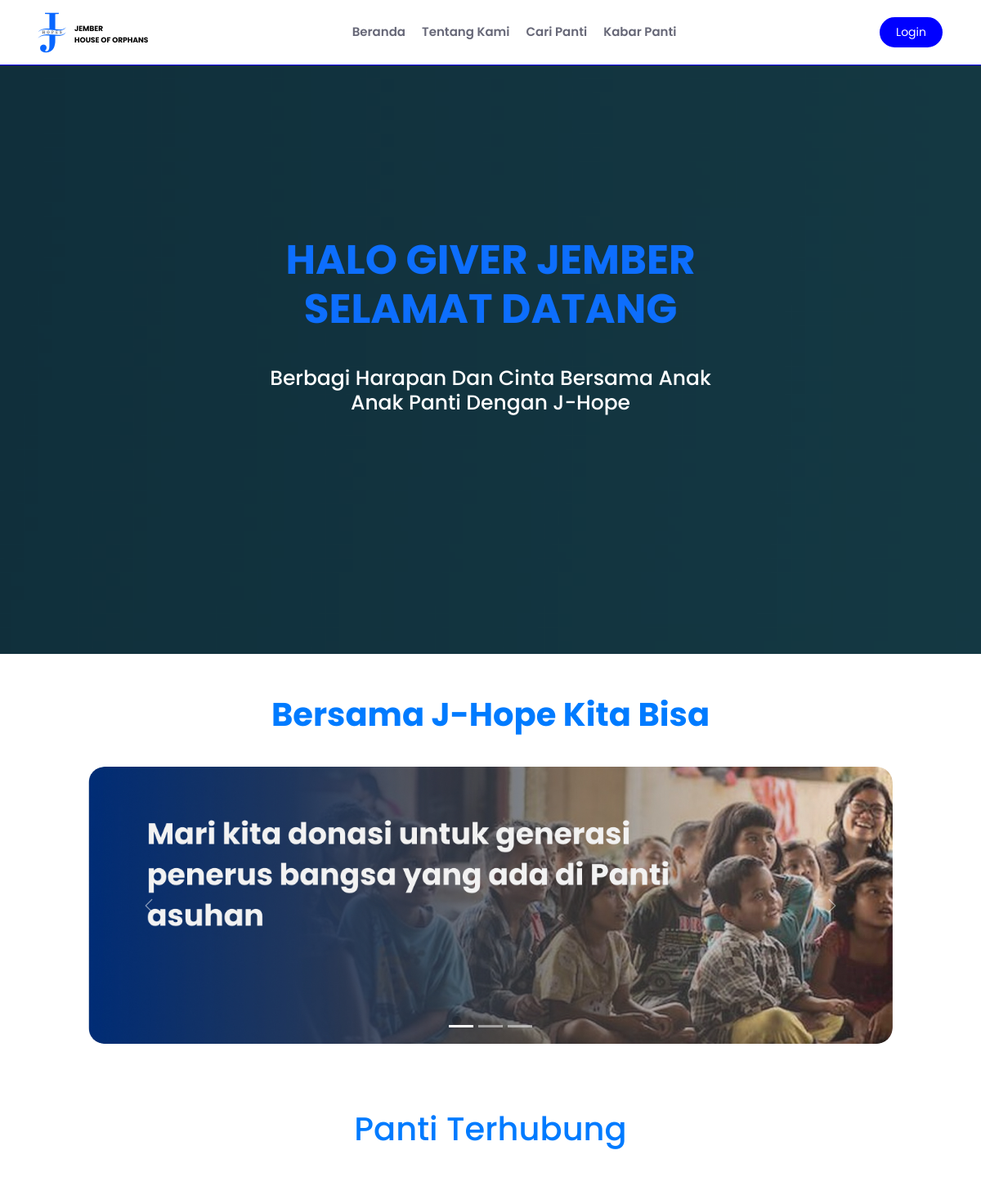
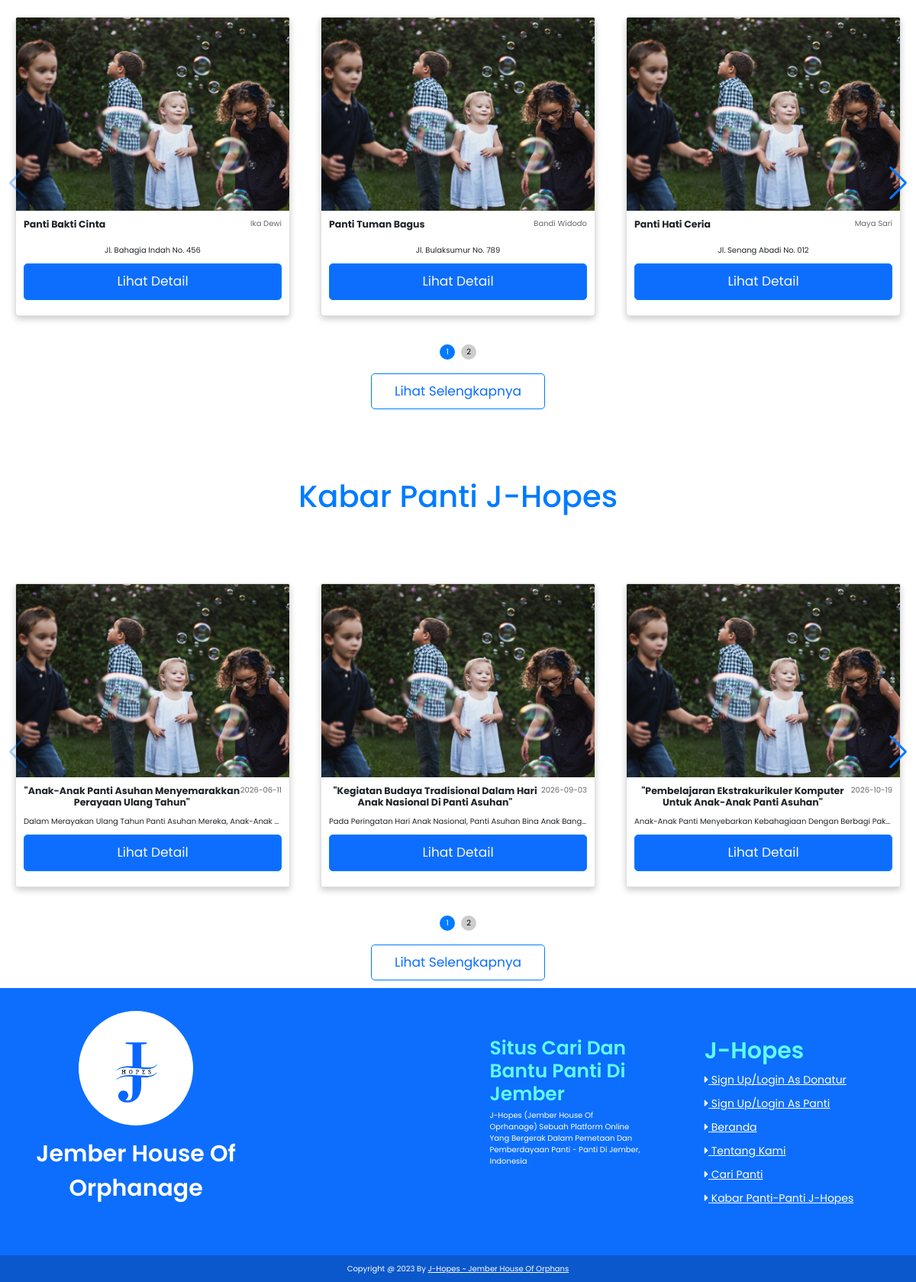
The page / on the database its author committed (2 pictures, top to bottom).
### tables this page shows
CREATE TABLE `profil_panti` (
  `id_panti` int(11) NOT NULL,
  `id_tipe_panti` int(11) NOT NULL,
  `nama_panti` varchar(100) NOT NULL,
  `no_telp_panti` varchar(25) NOT NULL,
  `nama_pemilik` varchar(70) DEFAULT NULL,
  `no_telp_pemilik_panti` varchar(12) DEFAULT NULL,
  `no_wa` varchar(255) NOT NULL,
  `deskripsi_panti` text NOT NULL,
  `link_gmap` text NOT NULL,
  `alamat` text NOT NULL,
  `id_provinsi` int(11) NOT NULL,
  `id_kabupatenkota` int(11) NOT NULL,
  `id_kecamatan` int(11) NOT NULL,
  `id_kebutuhan_panti` int(11) NOT NULL,
  `deskripsi_kebutuhan_panti` text NOT NULL,
  `jumlah_pengurus` int(11) DEFAULT NULL,
  `jumlah_anak_asuh` int(11) NOT NULL,
  `foto_panti` varchar(100) NOT NULL,
  `namapemilik_rekening` varchar(100) NOT NULL,
  `nama_bank` varchar(30) NOT NULL,
  `no_rekening` int(100) NOT NULL
);

CREATE TABLE `kegiatan` (
  `id_kegiatan` int(11) NOT NULL,
  `id_profilpanti` int(11) DEFAULT NULL,
  `nama_kegiatan` text NOT NULL,
  `gambar_kegiatan` varchar(50) NOT NULL,
  `deskripsi` text NOT NULL,
  `tanggal` date NOT NULL
);

### app/core/Controller.php (called while the page is built, shortened)
<?php
class Controller
{
    public function view($view, $data = [])
    {
        require_once "../app/views/" . $view . ".php";
    }
}

### app/controllers/Home.php (called while the page is built, shortened)
<?php
class Home extends Controller {
    public function index()
    {
        $homeModel = $this->model('Home_Model');
        $data['profilPanti'] = $homeModel->getPanti();
        $data['kegiatan'] = $homeModel->getBerita();
        $data['nama'] = $this->model('User_model')->getUser();
        $data['judul'] = 'Home';
        $data['nama'] = $this->model('User_model')->getUser();
        $data['css'] = 'home';
        $this->view('home/index', $data);
    }
}

### app/core/App.php (called while the page is built, shortened)
<?php
class App
{
    protected $method = 'index';
    protected $params = [];
    public function __construct()
    {
        $this->controller = new $this->controller;
        call_user_func_array([$this->controller, $this->method], $this->params);
    }
}

### public/index.php (called while the page is built, shortened)
<?php
$app = new App;

### app/core/Database.php (called while the page is built, shortened)
<?php
class Database{
    private $host = DB_HOST;
    private $user = DB_USER;
    private $pass = DB_PASS;
    private $name = DB_NAME;
    private $dbh;
    private $stmt;
    public function __construct(){
        $dsn = "mysql:host=".$this->host.";dbname=".$this->name;
        $options = [
            PDO::ATTR_PERSISTENT => true,
            PDO::ATTR_ERRMODE => PDO::ERRMODE_EXCEPTION
        ];
        try {
            $this->dbh = new PDO($dsn, $this->user, $this->pass, $options);
        } catch(PDOException $e) {
            die("Connection failed: " . $e->getMessage());
        }
    }
    public function query($sql){
        $this->stmt = $this->dbh->prepare($sql);
    }
    public function execute(){
        return $this->stmt->execute();
    }
    public function resultSet(){
        $this->execute();
        return $this->stmt->fetchAll(PDO::FETCH_ASSOC);
    }
}
?>

### app/models/Home_Model.php (called while the page is built, shortened)
<?php
class Home_Model {
    private $db;
    public function __construct($db) {
        $this->db = $db;
    }
    public function getPanti(){
        $sql = "SELECT * FROM profil_panti LIMIT 6";
        $this->db->query($sql);
        $result = $this->db->resultSet();
        return $result;
    }
    public function getBerita(){
        $sql = "SELECT * FROM kegiatan LIMIT 6";
        $this->db->query($sql);
        $result = $this->db->resultSet();
        return $result;
    }
}
?>

### app/views/home/index.php (the view, shortened to what this page needs)
<?php
if (isset($_SESSION['user_status'])) {
    $userStatus = $_SESSION['user_status'];
} else {
    $userStatus = '';
}
?>
<section class="home" id="home">
    <div class="content">
        <h3 class="text-primary fw-bold">HALO GIVER JEMBER SELAMAT DATANG</h3>
        <h1>
            Berbagi Harapan Dan Cinta Bersama Anak Anak Panti Dengan J-Hope
        </h1>
    </div>
</section>
<section class="about" id="about">
    <h1 class="heading fw-bold">Bersama J-Hope Kita Bisa</h1>
    <div id="carouselExampleIndicators" class="carousel slide" data-bs-ride="carousel">
        <div class="carousel-indicators">
            <button type="button" data-bs-target="#carouselExampleIndicators" data-bs-slide-to="0" class="active"
                aria-current="true" aria-label="Slide 1"></button>
            <button type="button" data-bs-target="#carouselExampleIndicators" data-bs-slide-to="1"
                aria-label="Slide 2"></button>
            <button type="button" data-bs-target="#carouselExampleIndicators" data-bs-slide-to="2"
                aria-label="Slide 3"></button>
        </div>
        <div class="carousel-inner rounded-5">
            <div class="carousel-item active">
                <img src="<?= BASEURL; ?>/img/client/Beranda/konten1.jpg" class="d-block w-100">
            </div>
        </div>
        <button class="carousel-control-prev" type="button" data-bs-target="#carouselExampleIndicators"
            data-bs-slide="prev">
            <span class="carousel-control-prev-icon" aria-hidden="true"></span>
        </button>
        <button class="carousel-control-next" type="button" data-bs-target="#carouselExampleIndicators"
            data-bs-slide="next">
            <span class="carousel-control-next-icon" aria-hidden="true"></span>
        </button>
    </div>
</section>
<section class="about" id="about">
    <h1 class="heading">Panti Terhubung</h1>
</section>
<div class="content">
    <div class="swiper mySwiper">
        <div class="swiper-wrapper">
            <?php
            if (isset($data['profilPanti']) && is_array($data['profilPanti'])) {
                $hitungCardContainer = 0;
                $hitungKartu = 0;
                foreach ($data['profilPanti'] as $panti) {
                    if ($hitungKartu % 3 == 0) {
                        if ($hitungCardContainer > 0) {
                            echo '</div>';
                        }
                        echo '<div class="swiper-slide">';
                        $hitungCardContainer++;
                    }
                    $hitungKartu++;
                    $idPanti =  html_entity_decode(trim($panti['id_panti']), ENT_QUOTES, 'UTF-8');
                    $urlIdPanti = urlencode(str_replace(' ', '_', $idPanti));
                    ?>
                    <div class="card">
                        <img src="<?= BASEURL; ?>/img/client/CariPanti/1.png" class="card-img-top gambar-card img-fluid" alt="...">
                        <div class="card-body">
                            <div class="d-flex justify-content-between">
                                <h5 class="card-title fw-bold fs-5"><?= $panti["nama_panti"] ?></h5>
                                <div class="tanggal">
                                    <p class="fs-6"><?= $panti["nama_pemilik"] ?></p>
                                </div>
                            </div>
                            <p class="card-text fs-6 mt-3 text-truncate"><?= $panti["alamat"] ?></p>
                            <?php if ($userStatus == 'admin') : ?>
                                <div class="container">
                                <a href="<?= BASEURL; ?>/detailpanti/<?= $urlIdPanti ?>" class="btn btn-warning text-light">EDIT</a>
                                <form action="" method="post" onsubmit="confirmDelete()" class="">
                                    <input type="hidden" name="id_panti" value="<?= $panti['id_panti'] ?>">
                                    <button type="submit" class=" btn btn-danger text-light w-100">DELETE</button>
                                </form>
                                </div>
                            <?php else : ?>
                                <a href="<?= BASEURL; ?>/detailpanti/<?= $urlIdPanti ?>" class="btn btn-primary text-light">Lihat Detail</a>
                            <?php endif; ?>
                        </div>
                    </div>
                <?php }  ?>
                <?php if ($hitungCardContainer > 0) : ?>
                    </div>
                <?php endif; ?>
            <?php }  ?>
        </div>
        <br><br><br>
        <div class="swiper-button-next"></div>
        <div class="swiper-pagination"></div>
    </div>
<div class="container d-flex align-items-center justify-content-center">
    <button  class="btn btn-outline-primary">
    <a href="<?= BASEURL; ?>/cari" class="text-primary text-decoration-none">Lihat Selengkapnya</a>
    </button>
</div>
<br><br>
<section class="about" id="about">
    <h1 class="heading">Kabar Panti J-Hopes</h1>
</section>
<div class="content">
    <div class="swiper mySwiper">
        <div class="swiper-wrapper">
            <?php
            if (isset($data['kegiatan']) && is_array($data['kegiatan'])) {
                $hitungCardContainer = 0;
                $hitungKartu = 0;
                foreach ($data['kegiatan'] as $panti) {
                    if ($hitungKartu % 3 == 0) {
                        if ($hitungCardContainer > 0) {
                            echo '</div>';
                        }
                        echo '<div class="swiper-slide">';
                        $hitungCardContainer++;
                    }
                    $hitungKartu++;
                    $namaKegiatan = html_entity_decode(trim($panti["nama_kegiatan"]), ENT_QUOTES, 'UTF-8');
                    $urlKegiatan = urlencode(str_replace(' ', '_', $namaKegiatan));
                    ?>
                    <div class="card rounded" style="width: 500px;">
                        <img src="<?= BASEURL; ?>/img/client/CariPanti/1.png" class="card-img-top gambar-card img-fluid" alt="...">
                        <div class="card-body">
                            <div class="d-flex justify-content-between">
                                <h5 class="card-title fw-bold fs-5"><?= $panti["nama_kegiatan"] ?></h5>
                                <div class="tanggal">
                                    <p class="fs-6"><?= $panti["tanggal"] ?></p>
                                </div>
                            </div>
                            <p class="card-text fs-6 mt-3 text-truncate"><?= $panti["deskripsi"] ?></p>
                            <?php if ($userStatus == 'admin') : ?>
                                <div class="container">
                                <a href="<?= BASEURL; ?>/readmoreaktivitaspanti/<?= $urlKegiatan ?>" class="btn btn-warning text-light">EDIT</a>
                                <form action="" method="post" onsubmit="confirmDelete()" class="">
                                    <input type="hidden" name="id_kegiatan" value="<?= $panti['id_kegiatan']; ?>">
                                    <button type="submit" class=" btn btn-danger text-light w-100">DELETE</button>
                                </form>
                                </div>
                            <?php else : ?>
                                <a href="<?= BASEURL; ?>/readmoreaktivitaspanti/<?= $urlKegiatan ?>" class="btn btn-primary text-light">Lihat Detail</a>
                            <?php endif; ?>
                        </div>
                    </div>
                <?php }  ?>
                <?php if ($hitungCardContainer > 0) : ?>
                    </div>
                <?php endif; ?>
            <?php }  ?>
        </div>
        <br><br><br>
        <div class="swiper-button-next"></div>
        <div class="swiper-pagination"></div>
    </div>
<div class="container d-flex align-items-center justify-content-center">
    <button  class="btn btn-outline-primary">
    <a href="<?= BASEURL; ?>/kabar" class="text-primary text-decoration-none">Lihat Selengkapnya</a>
    </button>
</div>

### rows shown on the page
profil_panti: nama_panti "Panti Bakti Cinta", nama_pemilik "Ika Dewi", alamat "Jl. Bahagia Indah No. 456"
profil_panti: nama_panti "Panti Tuman Bagus", nama_pemilik "Bandi Widodo", alamat "Jl. Bulaksumur No. 789"
profil_panti: nama_panti "Panti Hati Ceria", nama_pemilik "Maya Sari", alamat "Jl. Senang Abadi No. 012"
kegiatan: nama_kegiatan "\"Anak-Anak Panti Asuhan Menyemarakkan Perayaan Ulang Tahun\"", tanggal "2026-06-11", deskripsi "Dalam Merayakan Ulang Tahun Panti Asuhan Mereka, Anak-Anak…"
kegiatan: nama_kegiatan "\"Kegiatan Budaya Tradisional Dalam Hari Anak Nasional Di Panti Asuhan\"", tanggal "2026-09-03", deskripsi "Pada Peringatan Hari Anak Nasional, Panti Asuhan Bina Anak Bang…"
kegiatan: nama_kegiatan "\"Pembelajaran Ekstrakurikuler Komputer Untuk Anak-Anak Panti Asuhan\"", tanggal "2026-10-19", deskripsi "Anak-Anak Panti Menyebarkan Kebahagiaan Dengan Berbagi Pak…"
